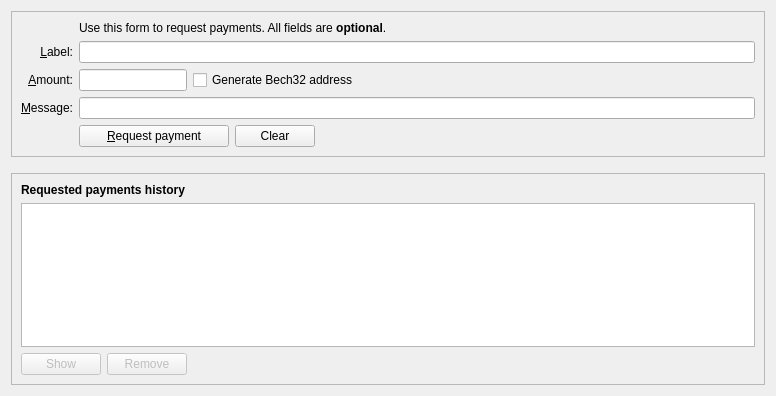
<?xml version="1.0" encoding="UTF-8"?>
<ui version="4.0">
 <class>ReceiveCoinsDialog</class>
 <widget class="QWidget" name="ReceiveCoinsDialog">
  <property name="geometry">
   <rect>
    <x>0</x>
    <y>0</y>
    <width>776</width>
    <height>396</height>
   </rect>
  </property>
  <layout class="QVBoxLayout" name="verticalLayout" stretch="0,0,1">
   <item>
    <widget class="QFrame" name="frame2">
     <property name="sizePolicy">
      <sizepolicy hsizetype="Preferred" vsizetype="Expanding">
       <horstretch>0</horstretch>
       <verstretch>0</verstretch>
      </sizepolicy>
     </property>
     <property name="frameShape">
      <enum>QFrame::StyledPanel</enum>
     </property>
     <property name="frameShadow">
      <enum>QFrame::Sunken</enum>
     </property>
     <layout class="QVBoxLayout" name="verticalLayout_3">
      <item>
       <layout class="QGridLayout" name="gridLayout">
        <item row="5" column="0">
         <widget class="QLabel" name="label">
          <property name="toolTip">
           <string>An optional amount to request. Leave this empty or zero to not request a specific amount.</string>
          </property>
          <property name="text">
           <string>&amp;Amount:</string>
          </property>
          <property name="alignment">
           <set>Qt::AlignRight|Qt::AlignTrailing|Qt::AlignVCenter</set>
          </property>
          <property name="buddy">
           <cstring>reqAmount</cstring>
          </property>
         </widget>
        </item>
        <item row="6" column="0">
         <widget class="QLabel" name="label_3">
          <property name="toolTip">
           <string>An optional message to attach to the payment request, which will be displayed when the request is opened. Note: The message will not be sent with the payment over the Moneda network.</string>
          </property>
          <property name="text">
           <string>&amp;Message:</string>
          </property>
          <property name="alignment">
           <set>Qt::AlignRight|Qt::AlignTrailing|Qt::AlignVCenter</set>
          </property>
          <property name="buddy">
           <cstring>reqMessage</cstring>
          </property>
         </widget>
        </item>
        <item row="4" column="2">
         <widget class="QLineEdit" name="reqLabel">
          <property name="toolTip">
           <string>An optional label to associate with the new receiving address.</string>
          </property>
         </widget>
        </item>
        <item row="2" column="2">
         <widget class="QLabel" name="label_5">
          <property name="text">
           <string>Use this form to request payments. All fields are &lt;b&gt;optional&lt;/b&gt;.</string>
          </property>
         </widget>
        </item>
        <item row="4" column="0">
         <widget class="QLabel" name="label_2">
          <property name="toolTip">
           <string>An optional label to associate with the new receiving address.</string>
          </property>
          <property name="text">
           <string>&amp;Label:</string>
          </property>
          <property name="alignment">
           <set>Qt::AlignRight|Qt::AlignTrailing|Qt::AlignVCenter</set>
          </property>
          <property name="buddy">
           <cstring>reqLabel</cstring>
          </property>
         </widget>
        </item>
        <item row="6" column="2">
         <widget class="QLineEdit" name="reqMessage">
          <property name="toolTip">
           <string>An optional message to attach to the payment request, which will be displayed when the request is opened. Note: The message will not be sent with the payment over the Moneda network.</string>
          </property>
         </widget>
        </item>
        <item row="7" column="2">
         <layout class="QHBoxLayout" name="horizontalLayout">
          <item>
           <widget class="QPushButton" name="receiveButton">
            <property name="minimumSize">
             <size>
              <width>150</width>
              <height>0</height>
             </size>
            </property>
            <property name="text">
             <string>&amp;Request payment</string>
            </property>
            <property name="icon">
             <iconset resource="../bitcoin.qrc">
              <normaloff>:/icons/receiving_addresses</normaloff>:/icons/receiving_addresses</iconset>
            </property>
           </widget>
          </item>
          <item>
           <widget class="QPushButton" name="clearButton">
            <property name="sizePolicy">
             <sizepolicy hsizetype="Minimum" vsizetype="Fixed">
              <horstretch>0</horstretch>
              <verstretch>0</verstretch>
             </sizepolicy>
            </property>
            <property name="toolTip">
             <string>Clear all fields of the form.</string>
            </property>
            <property name="text">
             <string>Clear</string>
            </property>
            <property name="icon">
             <iconset resource="../bitcoin.qrc">
              <normaloff>:/icons/remove</normaloff>:/icons/remove</iconset>
            </property>
            <property name="autoDefault">
             <bool>false</bool>
            </property>
           </widget>
          </item>
          <item>
           <spacer name="horizontalSpacer">
            <property name="orientation">
             <enum>Qt::Horizontal</enum>
            </property>
            <property name="sizeHint" stdset="0">
             <size>
              <width>40</width>
              <height>20</height>
             </size>
            </property>
           </spacer>
          </item>
         </layout>
        </item>
        <item row="7" column="0">
         <widget class="QLabel" name="label_7">
          <property name="text">
           <string/>
          </property>
         </widget>
        </item>
        <item row="5" column="2">
         <layout class="QHBoxLayout" name="horizontalLayout_6">
          <item>
           <widget class="BitcoinAmountField" name="reqAmount">
            <property name="sizePolicy">
             <sizepolicy hsizetype="Fixed" vsizetype="Fixed">
              <horstretch>0</horstretch>
              <verstretch>0</verstretch>
             </sizepolicy>
            </property>
            <property name="minimumSize">
             <size>
              <width>80</width>
              <height>0</height>
             </size>
            </property>
            <property name="maximumSize">
             <size>
              <width>1000</width>
              <height>100</height>
             </size>
            </property>
            <property name="toolTip">
             <string>An optional amount to request. Leave this empty or zero to not request a specific amount.</string>
            </property>
           </widget>
          </item>
          <item>
           <widget class="QCheckBox" name="useBech32">
            <property name="sizePolicy">
             <sizepolicy hsizetype="Fixed" vsizetype="Fixed">
              <horstretch>0</horstretch>
              <verstretch>0</verstretch>
             </sizepolicy>
            </property>
            <property name="maximumSize">
             <size>
              <width>1000</width>
              <height>16777215</height>
             </size>
            </property>
            <property name="focusPolicy">
             <enum>Qt::StrongFocus</enum>
            </property>
            <property name="toolTip">
             <string>Bech32 addresses (BIP-173) are cheaper to spend from and offer better protection against typos. When unchecked a P2SH wrapped SegWit address will be created, compatible with older wallets.</string>
            </property>
            <property name="text">
             <string>Generate Bech32 address</string>
            </property>
           </widget>
          </item>
          <item>
           <spacer name="horizontalSpacer_3">
            <property name="orientation">
             <enum>Qt::Horizontal</enum>
            </property>
            <property name="sizeHint" stdset="0">
             <size>
              <width>0</width>
              <height>0</height>
             </size>
            </property>
           </spacer>
          </item>
         </layout>
        </item>
       </layout>
      </item>
     </layout>
    </widget>
   </item>
   <item>
    <spacer name="verticalSpacer_2">
     <property name="orientation">
      <enum>Qt::Vertical</enum>
     </property>
     <property name="sizeHint" stdset="0">
      <size>
       <width>20</width>
       <height>10</height>
      </size>
     </property>
    </spacer>
   </item>
   <item>
    <widget class="QFrame" name="frame">
     <property name="sizePolicy">
      <sizepolicy hsizetype="Preferred" vsizetype="Expanding">
       <horstretch>0</horstretch>
       <verstretch>0</verstretch>
      </sizepolicy>
     </property>
     <property name="frameShape">
      <enum>QFrame::StyledPanel</enum>
     </property>
     <property name="frameShadow">
      <enum>QFrame::Raised</enum>
     </property>
     <layout class="QVBoxLayout" name="verticalLayout_2">
      <item>
       <widget class="QLabel" name="label_6">
        <property name="font">
         <font>
          <weight>75</weight>
          <bold>true</bold>
         </font>
        </property>
        <property name="text">
         <string>Requested payments history</string>
        </property>
       </widget>
      </item>
      <item>
       <widget class="QTableView" name="recentRequestsView">
        <property name="contextMenuPolicy">
         <enum>Qt::CustomContextMenu</enum>
        </property>
        <property name="tabKeyNavigation">
         <bool>false</bool>
        </property>
        <property name="sortingEnabled">
         <bool>true</bool>
        </property>
       </widget>
      </item>
      <item>
       <layout class="QHBoxLayout" name="horizontalLayout_2">
        <item>
         <widget class="QPushButton" name="showRequestButton">
          <property name="enabled">
           <bool>false</bool>
          </property>
          <property name="toolTip">
           <string>Show the selected request (does the same as double clicking an entry)</string>
          </property>
          <property name="text">
           <string>Show</string>
          </property>
          <property name="icon">
           <iconset resource="../bitcoin.qrc">
            <normaloff>:/icons/edit</normaloff>:/icons/edit</iconset>
          </property>
          <property name="autoDefault">
           <bool>false</bool>
          </property>
         </widget>
        </item>
        <item>
         <widget class="QPushButton" name="removeRequestButton">
          <property name="enabled">
           <bool>false</bool>
          </property>
          <property name="toolTip">
           <string>Remove the selected entries from the list</string>
          </property>
          <property name="text">
           <string>Remove</string>
          </property>
          <property name="icon">
           <iconset resource="../bitcoin.qrc">
            <normaloff>:/icons/remove</normaloff>:/icons/remove</iconset>
          </property>
          <property name="autoDefault">
           <bool>false</bool>
          </property>
         </widget>
        </item>
        <item>
         <spacer name="horizontalSpacer_2">
          <property name="orientation">
           <enum>Qt::Horizontal</enum>
          </property>
          <property name="sizeHint" stdset="0">
           <size>
            <width>40</width>
            <height>20</height>
           </size>
          </property>
         </spacer>
        </item>
       </layout>
      </item>
     </layout>
    </widget>
   </item>
  </layout>
 </widget>
 <customwidgets>
  <customwidget>
   <class>BitcoinAmountField</class>
   <extends>QLineEdit</extends>
   <header>qt/bitcoinamountfield.h</header>
   <container>1</container>
  </customwidget>
 </customwidgets>
 <tabstops>
  <tabstop>reqLabel</tabstop>
  <tabstop>reqAmount</tabstop>
  <tabstop>useBech32</tabstop>
  <tabstop>reqMessage</tabstop>
  <tabstop>receiveButton</tabstop>
  <tabstop>clearButton</tabstop>
  <tabstop>recentRequestsView</tabstop>
  <tabstop>showRequestButton</tabstop>
  <tabstop>removeRequestButton</tabstop>
 </tabstops>
 <resources>
  <include location="../bitcoin.qrc"/>
 </resources>
 <connections/>
</ui>
